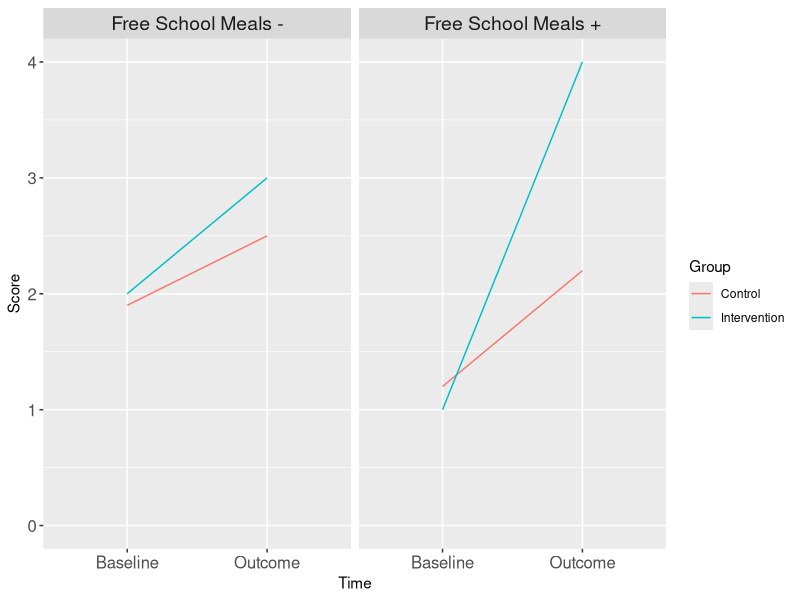

This figure's R source: (Note: this script raises an error after producing the figure.)
## ---- chunk 1
library(knitr)
library(kableExtra)
library(ggplot2)

options(kableExtra.html.bsTable = T)
## ---- chunk 2
#simulate some data based on a known structure

mydat<-data.frame(matrix(c(1,1.2,2,1.9,4,2.2,3,2.5),nrow=4,ncol=2,byrow=F))
colnames(mydat)<-c('Baseline','Outcome')
mydat$Group<-c('Intervention','Control','Intervention','Control')
mydat$FSM<-c('Free School Meals +','Free School Meals +','Free School Meals -','Free School Meals -')

datlong<-rbind(mydat,mydat)
datlong$Baseline[5:8]<-datlong$Outcome[5:8]
datlong<-datlong[,-2]
colnames(datlong)[1]<-'Score'
datlong$Prepost <- c(0,0,0,0,1,1,1,1)
datlong$Time<-as.factor(datlong$Prepost)
levels(datlong$Time)<-c('Baseline','Outcome')

 bp <- ggplot(datlong, aes(x=Time, y=Score, group=Group)) + 
   ylim(0,4)+
  geom_line(aes(col=Group))+
facet_grid(. ~ FSM)+
   theme(axis.text=element_text(size=12),strip.text=element_text(size=14))

ggsave('Images/Moderator.png',width=8,height=4)

## ---- chunk 3
knitr::include_graphics("Images/Moderator.png")

## ---- chunk 4
knitr::include_graphics("Images/Mediation_diagram.jpg")

## ---- chunk 5
knitr::include_graphics("Images/Medmod.jpg")
